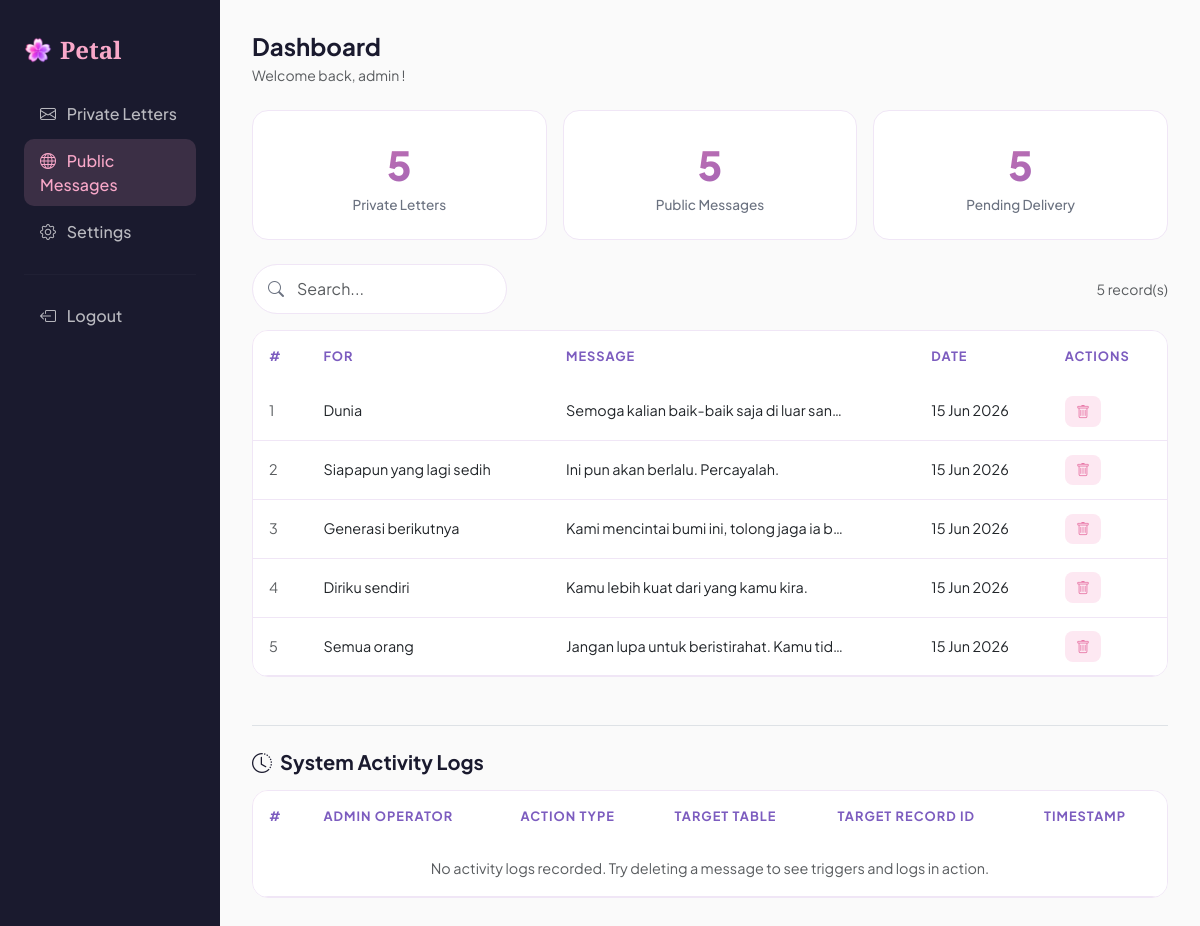
The app's page /pages/admin/dashboard.php?tab=public (signed in) with its own data.
### tables this page shows
CREATE TABLE IF NOT EXISTS public_messages (
    id INT AUTO_INCREMENT PRIMARY KEY,
    untuk_siapa VARCHAR(150) NOT NULL,
    pesan TEXT NOT NULL,
    color VARCHAR(20) DEFAULT 'pink',
    created_at TIMESTAMP DEFAULT CURRENT_TIMESTAMP,
    FOREIGN KEY (color) REFERENCES colors(name) ON DELETE SET NULL
);

### pages/admin/dashboard.php (the view, shortened to what this page needs)
<?php
require_once '../../includes/config.php';
$total_private = mysqli_fetch_row(mysqli_query($conn, "SELECT COUNT(*) FROM private_messages"))[0];
$total_public  = mysqli_fetch_row(mysqli_query($conn, "SELECT COUNT(*) FROM public_messages"))[0];
$total_pending = mysqli_fetch_row(mysqli_query($conn, "SELECT COUNT(*) FROM private_messages WHERE status='pending'"))[0];
$tab = isset($_GET['tab']) ? $_GET['tab'] : 'private';
$search = isset($_GET['search']) ? htmlspecialchars(trim($_GET['search'])) : '';
$per_page = 10;
$page = isset($_GET['page']) && is_numeric($_GET['page']) ? (int)$_GET['page'] : 1;
$offset = ($page - 1) * $per_page;
if ($tab === 'private') {
    $where = '';
    if ($search) {
        $s = mysqli_real_escape_string($conn, $search);
        $where = "WHERE sender_name LIKE '%$s%' OR email_tujuan LIKE '%$s%'";
    }
    $total_rows = mysqli_fetch_row(mysqli_query($conn, "SELECT COUNT(*) FROM private_messages $where"))[0];
    $result = mysqli_query($conn, "SELECT *, is_delivery_due(tanggal_kirim, status) AS is_due FROM private_messages $where ORDER BY created_at DESC LIMIT $per_page OFFSET $offset");
    $messages = mysqli_fetch_all($result, MYSQLI_ASSOC);
} else {
    $where = '';
    $total_rows = mysqli_fetch_row(mysqli_query($conn, "SELECT COUNT(*) FROM public_messages $where"))[0];
    $result = mysqli_query($conn, "SELECT * FROM public_messages $where ORDER BY created_at DESC LIMIT $per_page OFFSET $offset");
    $messages = mysqli_fetch_all($result, MYSQLI_ASSOC);
}
?>
<!DOCTYPE html>
<html lang="id">
<head>
    <link href="https://cdn.jsdelivr.net/npm/bootstrap@5.3.0/dist/css/bootstrap.min.css" rel="stylesheet">
    <link href="https://cdn.jsdelivr.net/npm/bootstrap-icons@1.11.0/font/bootstrap-icons.css" rel="stylesheet">
    <link href="../../assets/css/style.css" rel="stylesheet">
</head>
<body>
<div class="d-flex">
    <div class="admin-sidebar d-none d-md-block" style="width:220px;min-width:220px;">
        <div class="petal-brand mb-4 d-flex align-items-center gap-2">
            <img src="../../assets/img/logo.png" alt="Petal" style="width: 28px; height: auto;"> Petal
        </div>
        <nav class="nav flex-column gap-1">
            <a href="?tab=private" class="nav-link <?= $tab=='private' ? 'active' : '' ?>">
                <i class="bi bi-envelope me-2"></i> Private Letters
            </a>
            <a href="?tab=public" class="nav-link <?= $tab=='public' ? 'active' : '' ?>">
                <i class="bi bi-globe me-2"></i> Public Messages
            </a>
            <a href="settings.php" class="nav-link">
                <i class="bi bi-gear me-2"></i> Settings
            </a>
            <hr style="border-color:rgba(255,255,255,.1);">
            <a href="logout.php" class="nav-link text-danger">
                <i class="bi bi-box-arrow-left me-2"></i> Logout
            </a>
        </nav>
    </div>
    <div class="admin-content flex-grow-1">
        <h4 class="fw-bold mb-1">Dashboard</h4>
        <p class="text-muted small mb-4">Welcome back, <?= htmlspecialchars($_SESSION['admin_username']) ?> !</p>
        <div class="row g-3 mb-4">
            <div class="col-6 col-md-4">
                <div class="stat-card">
                    <div class="stat-number"><?= $total_private ?></div>
                    <div class="stat-label">Private Letters</div>
                </div>
            </div>
            <div class="col-6 col-md-4">
                <div class="stat-card">
                    <div class="stat-number"><?= $total_public ?></div>
                    <div class="stat-label">Public Messages</div>
                </div>
            </div>
            <div class="col-6 col-md-4">
                <div class="stat-card">
                    <div class="stat-number"><?= $total_pending ?></div>
                    <div class="stat-label">Pending Delivery</div>
                </div>
            </div>
        </div>
        <div class="d-flex flex-wrap gap-3 justify-content-between align-items-center mb-3">
            <form method="GET" class="petal-search" style="min-width:220px;">
                <i class="bi bi-search search-icon"></i>
                <input type="text" name="search" class="form-control" placeholder="Search..." value="<?= $search ?>">
            </form>
            <span class="text-muted small"><?= $total_rows ?> record(s)</span>
        </div>
        <div class="petal-table table-responsive">
            <?php if ($tab === 'private'): ?>
            <table class="table mb-0">
                <thead>
                    <tr>
                        <th>#</th>
                        <th>Name</th>
                        <th>Email</th>
                        <th>Send Date</th>
                        <th>Status</th>
                        <th>Actions</th>
                    </tr>
                </thead>
                <tbody>
                    <?php if (empty($messages)): ?>
                    <tr><td colspan="6" class="text-center text-muted py-4">No messages found.</td></tr>
                    <?php endif; ?>
                    <?php foreach ($messages as $msg): ?>
                    <tr class="<?= isset($msg['is_due']) && $msg['is_due'] == 1 ? 'table-danger' : '' ?>">
                        <td class="text-muted"><?= $msg['id'] ?></td>
                        <td>
                            <?= htmlspecialchars($msg['sender_name']) ?>
                            <?php if (isset($msg['is_due']) && $msg['is_due'] == 1): ?>
                                <span class="badge bg-danger ms-1 animate-pulse" style="font-size:0.65rem;">DUE</span>
                            <?php endif; ?>
                        </td>
                        <td><?= htmlspecialchars($msg['email_tujuan']) ?></td>
                        <td><?= date('d M Y', strtotime($msg['tanggal_kirim'])) ?></td>
                        <td>
                            <span class="badge-<?= $msg['status'] ?>"><?= ucfirst($msg['status']) ?></span>
                        </td>
                        <td>
                            <div class="d-flex gap-2">
                                <form method="POST" action="update-status.php" class="d-inline">
                                    <input type="hidden" name="id" value="<?= $msg['id'] ?>">
                                    <select name="status" class="form-select form-select-sm" style="width:110px;"
                                            onchange="this.form.submit()">
                                        <option value="pending" <?= $msg['status']=='pending'?'selected':'' ?>>Pending</option>
                                        <option value="sent" <?= $msg['status']=='sent'?'selected':'' ?>>Sent</option>
                                        <option value="cancelled" <?= $msg['status']=='cancelled'?'selected':'' ?>>Cancelled</option>
                                    </select>
                                    <input type="hidden" name="tab" value="private">
                                </form>
                                <?php if ($msg['status'] === 'pending'): ?>
                                <a href="send-now.php?id=<?= $msg['id'] ?>"
                                   class="btn btn-sm"
                                   style="background:var(--purple-light);color:var(--purple-dark);border:none;border-radius:8px;padding:.3rem .7rem;font-weight:600;"
                                   onclick="return confirm('Send this email now to <?= htmlspecialchars($msg['email_tujuan']) ?>?')">
                                    Send
                                </a>
                                <?php endif; ?>
                                <a href="delete.php?id=<?= $msg['id'] ?>&type=private&tab=private"
                                   class="btn btn-sm btn-delete"
                                   style="background:var(--pink-light);color:var(--pink-dark);border:none;border-radius:8px;padding:.3rem .7rem;">
                                    <i class="bi bi-trash"></i>
                                </a>
                            </div>
                        </td>
                    </tr>
                    <?php endforeach; ?>
                </tbody>
            </table>
            <?php else: ?>
            <table class="table mb-0">
                <thead>
                    <tr>
                        <th>#</th>
                        <th>For</th>
                        <th>Message</th>
                        <th>Date</th>
                        <th>Actions</th>
                    </tr>
                </thead>
                <tbody>
                    <?php foreach ($messages as $msg): ?>
                    <tr>
                        <td class="text-muted"><?= $msg['id'] ?></td>
                        <td><?= htmlspecialchars($msg['untuk_siapa']) ?></td>
                        <td style="max-width:300px;">
                            <span style="white-space:nowrap;overflow:hidden;text-overflow:ellipsis;display:block;max-width:280px;">
                                <?= htmlspecialchars($msg['pesan']) ?>
                            </span>
                        </td>
                        <td><?= date('d M Y', strtotime($msg['created_at'])) ?></td>
                        <td>
                            <a href="delete.php?id=<?= $msg['id'] ?>&type=public&tab=public"
                               class="btn btn-sm btn-delete"
                               style="background:var(--pink-light);color:var(--pink-dark);border:none;border-radius:8px;padding:.3rem .7rem;">
                                <i class="bi bi-trash"></i>
                            </a>
                        </td>
                    </tr>
                    <?php endforeach; ?>
                </tbody>
            </table>
            <?php endif; ?>
        </div>
        <div class="mt-5 pt-4 border-top">
            <h5 class="fw-bold mb-3"><i class="bi bi-clock-history me-2"></i>System Activity Logs</h5>
            <div class="petal-table table-responsive">
                <table class="table mb-0">
                    <thead>
                        <tr>
                            <th>#</th>
                            <th>Admin Operator</th>
                            <th>Action Type</th>
                            <th>Target Table</th>
                            <th>Target Record ID</th>
                            <th>Timestamp</th>
                        </tr>
                    </thead>
                    <tbody>
                        <?php
                        $logs_res = mysqli_query($conn, "SELECT * FROM v_admin_activity_log ORDER BY created_at DESC LIMIT 10");
                        $logs = mysqli_fetch_all($logs_res, MYSQLI_ASSOC);
                        if (empty($logs)):
                        ?>
                        <tr><td colspan="6" class="text-center text-muted py-3">No activity logs recorded. Try deleting a message to see triggers and logs in action.</td></tr>
                        <?php endif; ?>
                    </tbody>
                </table>
            </div>
        </div>
    </div>
</div>
</body>
</html>

### assets/css/style.css (style rules this page uses)
:root { --pink: #f9a8c9; --pink-light: #fde8f2; --pink-dark: #e879a8; --purple: #a78bca; --purple-light: #ede9f8; --purple-dark: #7c5cbf; --white: #ffffff; --off-white: #fafafa; --dark: #1a1a2e; --gray: #6b7280; --gray-light: #f3f4f6; --border: #f0e6f6; --btn-glass-bg: rgba(220, 210, 245, 0.35); --btn-glass-border: rgba(200, 185, 235, 0.5); --btn-glass-color: #5a3fa0; --btn-glass-hover-bg: rgba(220, 210, 245, 0.55); }
html { scroll-behavior: smooth; }
* { box-sizing: border-box; }
body { font-family: 'Plus Jakarta Sans', sans-serif; background-color: var(--white); color: var(--dark); min-height: 100vh; }
.petal-brand { font-family: 'Playfair Display', serif; font-weight: 700; font-size: 1.5rem; color: var(--purple-dark) !important; text-decoration: none; }
.form-control, .form-select { border: 1.5px solid var(--border); border-radius: 12px; padding: 0.75rem 1rem; font-family: 'Plus Jakarta Sans', sans-serif; transition: border-color 0.2s, box-shadow 0.2s; }
.admin-sidebar { background: var(--dark); min-height: 100vh; padding: 2rem 1.5rem; }
.admin-sidebar .petal-brand { color: var(--pink) !important; }
.admin-sidebar .nav-link { color: rgba(255,255,255,0.7) !important; border-radius: 10px; padding: 0.6rem 1rem; transition: all 0.2s; font-weight: 500; }
.admin-sidebar .nav-link:hover, .admin-sidebar .nav-link.active { background: rgba(249, 168, 201, 0.15); color: var(--pink) !important; }
.admin-content { padding: 2rem; background: var(--off-white); min-height: 100vh; }
.stat-card { background: var(--white); border: 1px solid var(--border); border-radius: 16px; padding: 1.5rem; text-align: center; }
.stat-card .stat-number { font-size: 2.5rem; font-weight: 800; background: linear-gradient(135deg, var(--pink-dark), var(--purple-dark)); -webkit-background-clip: text; -webkit-text-fill-color: transparent; background-clip: text; }
.stat-card .stat-label { font-size: 0.85rem; color: var(--gray); font-weight: 500; }
.petal-table { background: var(--white); border-radius: 16px; overflow-x: auto !important; border: 1px solid var(--border); }
.petal-table thead { background: linear-gradient(135deg, var(--pink-light), var(--purple-light)); }
.petal-table thead th { font-weight: 700; font-size: 0.8rem; text-transform: uppercase; letter-spacing: 1px; color: var(--purple-dark); border: none; padding: 1rem; }
.petal-table tbody td { padding: 0.85rem 1rem; border-color: var(--border); vertical-align: middle; font-size: 0.9rem; }
.petal-search { position: relative; }
.petal-search input { padding-left: 2.75rem; border-radius: 50px !important; }
.petal-search .search-icon { position: absolute; left: 1rem; top: 50%; transform: translateY(-50%); color: var(--gray); }
body { background: #ffffff !important; }

### records on screen
public_messages: id "1", untuk_siapa "Dunia", pesan "Semoga kalian baik-baik saja di luar san…", created_at "15 Jun 2026"
public_messages: id "2", untuk_siapa "Siapapun yang lagi sedih", pesan "Ini pun akan berlalu. Percayalah.", created_at "15 Jun 2026"
public_messages: id "3", untuk_siapa "Generasi berikutnya", pesan "Kami mencintai bumi ini, tolong jaga ia b…", created_at "15 Jun 2026"
public_messages: id "4", untuk_siapa "Diriku sendiri", pesan "Kamu lebih kuat dari yang kamu kira.", created_at "15 Jun 2026"
public_messages: id "5", untuk_siapa "Semua orang", pesan "Jangan lupa untuk beristirahat. Kamu tid…", created_at "15 Jun 2026"

### other values on screen
$_SESSION['admin_username'] "admin"
$total_private "5"
$total_public "5"
$total_pending "5"
$total_rows "5"
